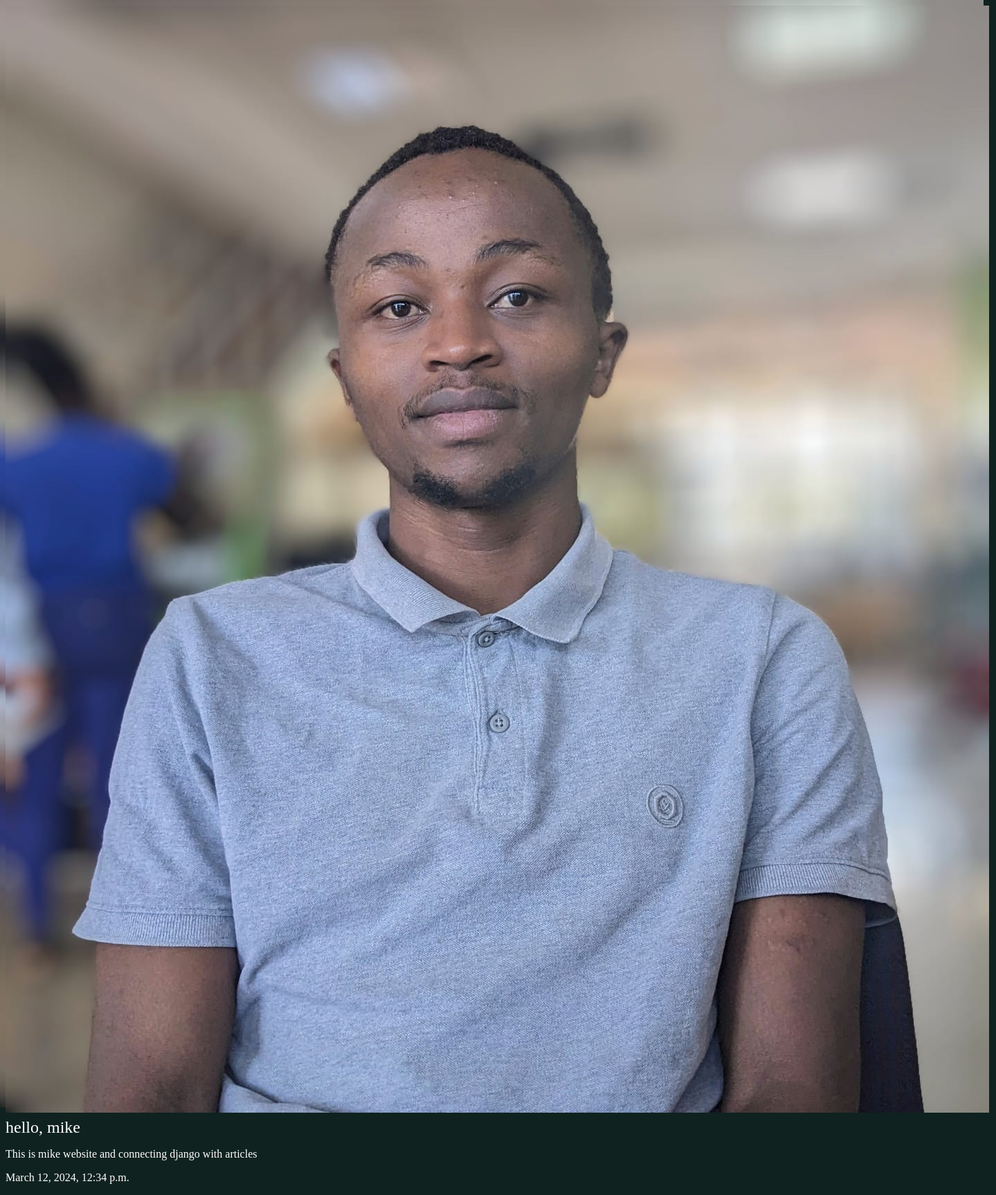
Screenshot of /articles/hello-mike/ with the database file from the repository.
### articles/models.py (models this page shows, shortened)
class Article(models.Model):
    title = models.CharField(max_length=100)
    slug = models.SlugField()
    body = models.TextField()
    date = models.DateTimeField(auto_now_add=True)

### articles/views.py (the view)
# urls.py: path('<slug:slug>/', views.article_details, name='article_details'),
def article_details(request, slug):
    article = Article.objects.get(slug=slug)
    return render(request,'articles/article_detail.html',{'article':article})

### articles/templates/articles/article_detail.html
{% extends 'base_layout.html' %}
{% block content %}
 <div class="article-detail">
    <div class="article">
        <h2>{{article.title}}</h2>
        <p>{{article.body}}</p>
        <p>{{article.date}}</p>
    </div>
 </div>
{% endblock %}

### assets/styles.css (style rules this page uses)
body { background: #0f221f; background-image: url(mike.jpeg); background-repeat: no-repeat; color: #fff; }
h1,h2,h3,h4,h5 { font-weight: normal; margin: 0; }

### rows the page displays
Article: title "hello, mike", body "This is mike website and connecting django with articles", date "March 12, 2024, 12:34 p.m."
